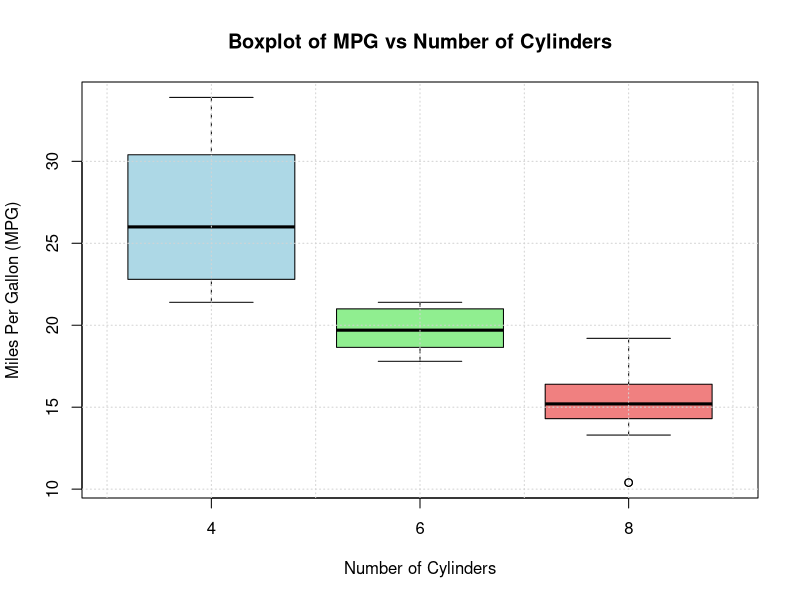

Write R code to recreate this figure.

data("mtcars")
mtcars$cyl <- as.factor(mtcars$cyl)
boxplot(mpg ~ cyl, data=mtcars,
        main="Boxplot of MPG vs Number of Cylinders",
        xlab="Number of Cylinders", 
        ylab="Miles Per Gallon (MPG)",
        col=c("lightblue", "lightgreen", "lightcoral"))
grid()
  